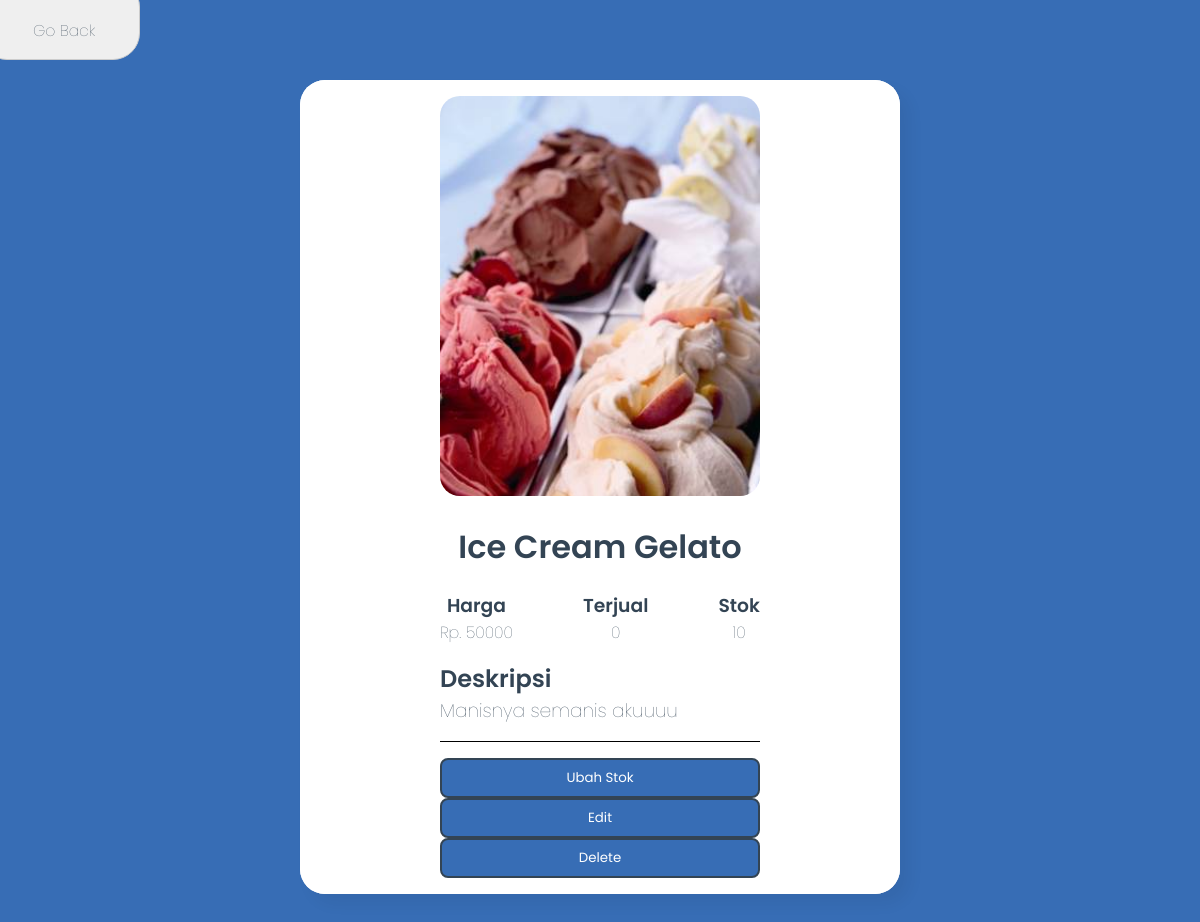
Screenshot of /public/detail/Ice+Cream+Gelato (signed in) with the database file from the repository.
### tables this page shows
CREATE TABLE "varian_dorayaki" (
	"nama"	varchar(255),
	"desc"	TEXT,
	"harga"	TEXT NOT NULL,
	"stok"	INTEGER NOT NULL,
	"gambar"	TEXT,
	PRIMARY KEY("nama")
);

### app/core/Controller.php (called while the page is built, shortened)
<?php
class Controller{
    public function view($view, $data=[]){
        require_once('../app/views/'.$view.'.php');
    }
    public function model($model){
        return new $model;
    }
}

### app/controllers/Detail.php (called while the page is built, shortened)
<?php
class Detail extends Controller
{
    public function index($nama_var='')
    {
        $data['detail'] = $this->model("VarDorayaki_model")->getDetailVariant($nama_var);
        $this->view('detail/index', $data);
    }
}

### app/core/App.php (called while the page is built, shortened)
<?php
class App
{
    protected $method = 'index';
    protected $params = [];
    public function __construct()
    {
        $url = $this->parseURL();
        $url[0] = ucfirst($url[0]);
        if (file_exists('../app/controllers/' . $url[0] . '.php')) {
            unset($url[0]);
        }
        $this->controller = new $this->controller;
        if (!empty($url)) {
            $this->params = array_values($url);
        }
        call_user_func_array([$this->controller, $this->method], $this->params);
    }
    public function parseURL()
    {
        if (isset($_GET['url'])) {
            $url = rtrim($_GET['url'], '/');
            $url = explode('/', $url);
            return $url;
        }
    }
}

### public/index.php (called while the page is built, shortened)
<?php
$app = new App;

### app/core/Database.php (called while the page is built, shortened)
<?php
class Database{
    private $PATH_TO_SQLITE_FILE = PATH_TO_SQLITE_FILE;
    private $dbh;
    private $stmt;
    public function __construct()
    {
        $option = [
            PDO::ATTR_PERSISTENT => true,
            PDO::ATTR_ERRMODE => PDO::ERRMODE_EXCEPTION
        ];
        try{
            $this->dbh = new PDO("sqlite:" . $this->PATH_TO_SQLITE_FILE, null,null,$option);
        }catch(PDOException $e){
            die($e->getMessage());
        }
    }
    public function query($query){
        $this->stmt = $this->dbh->prepare($query);
    }
    public function execute(){
        $this->stmt->execute();
    }
    public function single(){
        $this->execute();
        return $this->stmt->fetch(PDO::FETCH_ASSOC);
    }
}

### app/models/VarDorayaki_model.php (called while the page is built, shortened)
<?php
class VarDorayaki_model
{
    private $db;
    public function __construct()
    {
        $this->db = new Database;
    }
    public function getDetailVariant($nama_var)
    {
        $this->db->query("SELECT nama, gambar, ABS(COALESCE(SUM(perubahan),0)) as penjualan, desc, harga, stok
            FROM varian_dorayaki
            LEFT JOIN histori
            ON varian_dorayaki.nama = histori.nama_var
            and histori.username in (SELECT username FROM user WHERE is_admin = 0)
			WHERE varian_dorayaki.nama = '" . $nama_var . "'
            GROUP BY nama ");
        return $this->db->single();
    }
}

### app/views/detail/index.php (the view, shortened to what this page needs)
<!DOCTYPE html>
<html lang="en">
<head>
    <link rel="stylesheet" href="../css/detailvarian.css">
</head>
<body>
    <button class="back_button" onclick="window.history.back()">
        <h3>Go Back</h3>
    </button>
    <div class="center">
        <div class="container-variant">
            <div class="container-left">
                <img class="image" src="<?= BASEURL . $data['detail']['gambar'] ?>" alt="" srcset="">
            </div>
            <div class="container-right">
                <div class="container-top">
                    <h1 class="title"><?= $data['detail']['nama'] ?></h1>
                    <div class="container-info">
                        <div class="container-small-info">
                            <h3 class="info">Harga</h3>
                            <h4>Rp. <?= $data['detail']['harga'] ?></h4>
                        </div>
                        <div class="container-small-info">
                            <h3 class="info">Terjual</h3>
                            <h4><?= $data['detail']['penjualan'] ?></h4>
                        </div>
                        <div class="container-small-info">
                            <h3 class="info">Stok</h3>
                            <h4><?= $data['detail']['stok'] ?></h4>
                        </div>
                    </div>
                    <div class="container-middle container-desc">
                        <h2 class="info">Deskripsi</h2>
                        <h3><?= $data['detail']['desc'] ?></h3>
                    </div>
                </div>
                <div class="container-button container-bottom">
                    <?php
                    if ($_SESSION['is_admin'] == 0) {
                        echo "<a href='" . BASEURL . "ubahstok/" . urlencode($data['detail']['nama']) . "'><button>Buy</button></a>";
                    } else {
                        echo "<a href='" . BASEURL . "ubahstok/" . urlencode($data['detail']['nama']) . "'><button>Ubah Stok</button></a>";
                        echo "<a href='" . BASEURL . "detail/edit/" . urlencode($data['detail']['nama']) . "'><button>Edit</button></a>";
                        echo "<a onclick='del()'><button>Delete</button></a>";
                    }
                    ?>
                </div>
            </div>
        </div>
</body>
</html>

### public/css/detailvarian.css (style rules this page uses)
* { margin: 0; padding: 0; box-sizing: border-box; font-family: "Poppins", sans-serif; }
body { background-color: #376db5; overflow: hidden; }
html { overflow-y: scroll; }
.center { text-align: center; margin: auto; margin-top: 2em; margin-bottom: 2em; width: 87vw; background: white; border-radius: 25px; box-shadow: 10px 10px 15px rgb(0 0 0 / 5%); }
.center h1 { text-align: center; padding: 20px 0; }
.back_button { position: fixed; top: -20px; left: -20px; min-width: 20vh; min-height: 10vh; border: 1px solid #ccc; border-radius: 27px; display: inline-block; padding: 6px 12px; cursor: pointer; margin-bottom: 4vh; }
.back_button h3 { position: relative; text-align: center; top: 1.3vh; left: 0.5vh; padding: 15px 0; }
a { color: white; text-decoration: none; }
h1, h2, h3, h4 { color: #334454; font-weight: lighter; }
.title, .info { font-weight: 600; }
@media screen and (min-width: 605px) { .center { width: 50vw; margin-top: 5em; margin-bottom: 5em; } }
.image { width: 320px; height: 400px; object-fit: cover; border-radius: 20px; transition: .4s; }
.container-left { align-self: center; }
.container-variant { display: grid; grid-template-columns: repeat(auto-fit, 320px); justify-content: center; column-gap: 2rem; border-radius: 25px; background-color: white; padding: 1rem 0; }
.container-info { display: flex; flex-wrap: wrap; justify-content: space-between; }
.container-small-info { display: flex; flex-direction: column; }
.container-right { display: flex; flex-direction: column; justify-content: space-between; row-gap: 1rem; }
.container-middle { margin: 1rem 0; text-align: justify; }
.container-top { display: flex; flex-direction: column; justify-content: space-between; border-bottom: 1px solid black; }
.container-button button { width: 100%; padding: .5rem 1rem; border-radius: 8px; border: 2px solid #334454; background: #376db5; color: white; cursor: pointer; transition: .5s; }

### rows the page displays
varian_dorayaki: gambar (picture), nama "Ice Cream Gelato", harga "50000", stok "10", desc "Manisnya semanis akuuuu"

### other values shown
$data['detail']['penjualan'] "0"
